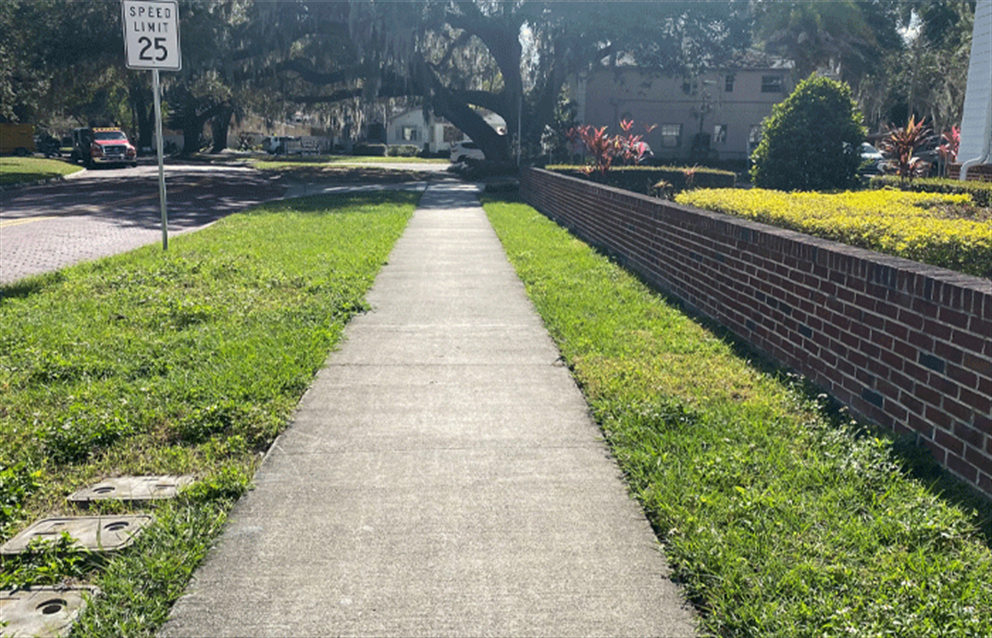
#> input picture Sidewalk Image.png, 992 x 638 px, given in place of the camera
$ python EdgeDetection_Grass.py
#> lines starting #> are read from the running program, lines starting #| are printed output that depends on the picture; after the words box and inside, x2 and y2 are one past the last pixel; in counts of white or black regions, pixels touching at a corner belong together
#> in main, frame_left is the input picture: shape (638, 992, 3); mean B, G, R 103.8, 128.8, 121.1
import cv2
import numpy as np

def sidewalk_segmentation(frame):
    """
    Return a binary mask where the sidewalk (grey) is white (255) and everything else is black (0).
    Adjust the HSV ranges below to suit your sidewalk color.
    """
    hsv = cv2.cvtColor(frame, cv2.COLOR_BGR2HSV)
#> hsv: shape (638, 992, 3); mean H, S, V 60.7, 76.2, 134.3

    # HSV ranges for grey. These are starting values—tweak as needed.
    # Hue: full range (since grey doesn't have a distinct hue)
    # Saturation: low values (grey is unsaturated)
    # Value: depends on brightness of the sidewalk; here 40 to 255 is used as an example.
    lower_grey = (0, 0, 40)
    upper_grey = (179, 50, 255)

    mask_sidewalk = cv2.inRange(hsv, lower_grey, upper_grey)
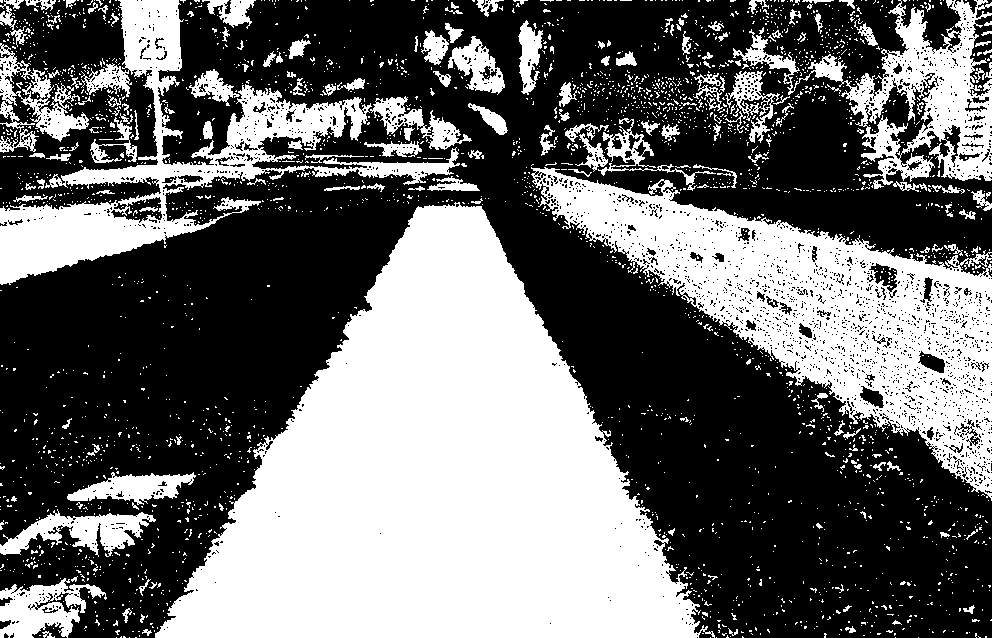
#> mask_sidewalk: shape (638, 992); 42.1% white; 2806 white regions (2628 under 20 px), largest, box (x1, y1, x2, y2) and area: (155, 202, 715, 638) 132607, (531, 167, 992, 501) 51402, (0, 0, 460, 285) 26450

    # Optional: Apply morphological operations to clean up the mask
    kernel = cv2.getStructuringElement(cv2.MORPH_ELLIPSE, (5, 5))
    mask_sidewalk = cv2.morphologyEx(mask_sidewalk, cv2.MORPH_OPEN, kernel)
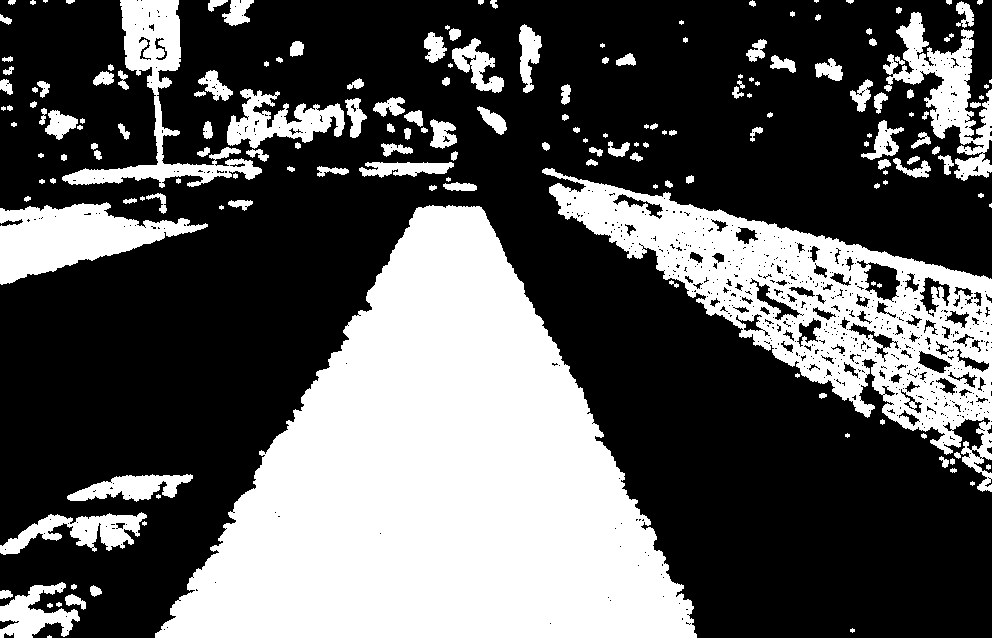
#> mask_sidewalk: shape (638, 992); 35.4% white; 178 white regions (38 under 20 px), largest, box (x1, y1, x2, y2) and area: (155, 205, 697, 638) 131498, (542, 168, 992, 492) 42425, (0, 202, 208, 285) 8695
    mask_sidewalk = cv2.morphologyEx(mask_sidewalk, cv2.MORPH_CLOSE, kernel)
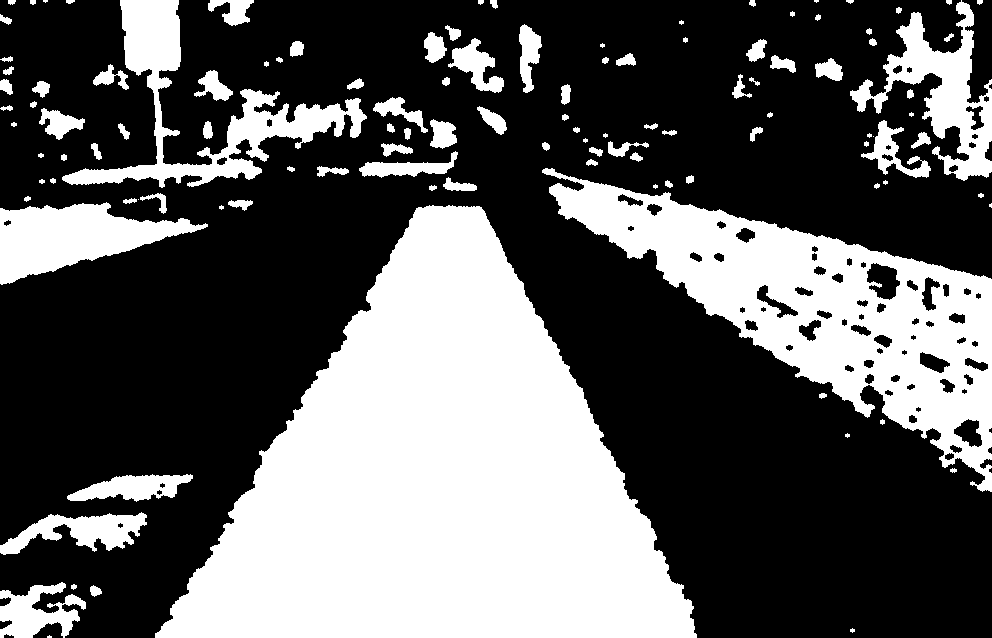
#> mask_sidewalk: shape (638, 992); 36.7% white; 116 white regions (17 under 20 px), largest, box (x1, y1, x2, y2) and area: (155, 205, 697, 638) 131782, (542, 168, 992, 492) 47528, (62, 0, 367, 188) 12431

    return mask_sidewalk

def compute_coverage(mask):
    """Compute fraction (0.0 to 1.0) of the mask that is white (detected sidewalk)."""
    total_pixels = mask.shape[0] * mask.shape[1]
#> total_pixels = 632896
    white_pixels = cv2.countNonZero(mask)
#> white_pixels = 232523
    coverage = white_pixels / float(total_pixels)
#> coverage = 0.367
    return coverage

def main():
    # Open cameras; adjust indices as needed for your system
    left_cam = cv2.VideoCapture(0)
    right_cam = cv2.VideoCapture(1)

    # Set the threshold for sidewalk coverage to 80%
    COVERAGE_THRESHOLD = 0.5  # 80% sidewalk coverage

    while True:
        ret_left, frame_left = left_cam.read()
        ret_right, frame_right = right_cam.read()

        if not ret_left or not ret_right:
            print("Error capturing from cameras")
            break

        # 1. Segment sidewalk in both frames
        mask_left = sidewalk_segmentation(frame_left)
        mask_right = sidewalk_segmentation(frame_right)

        # 2. Compute sidewalk coverage for each camera
        coverage_left = compute_coverage(mask_left)
#> coverage_left = 0.367
        coverage_right = compute_coverage(mask_right)
#> coverage_right = 0.367

        # 3. Steering or decision logic based on sidewalk coverage.
        #    Here we print a message if the sidewalk coverage is less than 80%.
        #    You can replace these prints with commands to your motor controller.
        if coverage_left < COVERAGE_THRESHOLD:
            print("Left camera: Less than 80% sidewalk detected → adjust steering (or take action).")
        else:
            print("Left camera: Sufficient sidewalk coverage.")

        if coverage_right < COVERAGE_THRESHOLD:
            print("Right camera: Less than 80% sidewalk detected → adjust steering (or take action).")
        else:
            print("Right camera: Sufficient sidewalk coverage.")

        # 4. Debug/Visualization: display the masks
        cv2.imshow("Left Camera Sidewalk Mask", mask_left)
        cv2.imshow("Right Camera Sidewalk Mask", mask_right)

        # Press ESC to exit
        if cv2.waitKey(1) & 0xFF == 27:
#> (key Esc is pressed here)
            break

    left_cam.release()
    right_cam.release()
    cv2.destroyAllWindows()

if __name__ == "__main__":
    main()

$ run again, on Smart Golf Cart.png
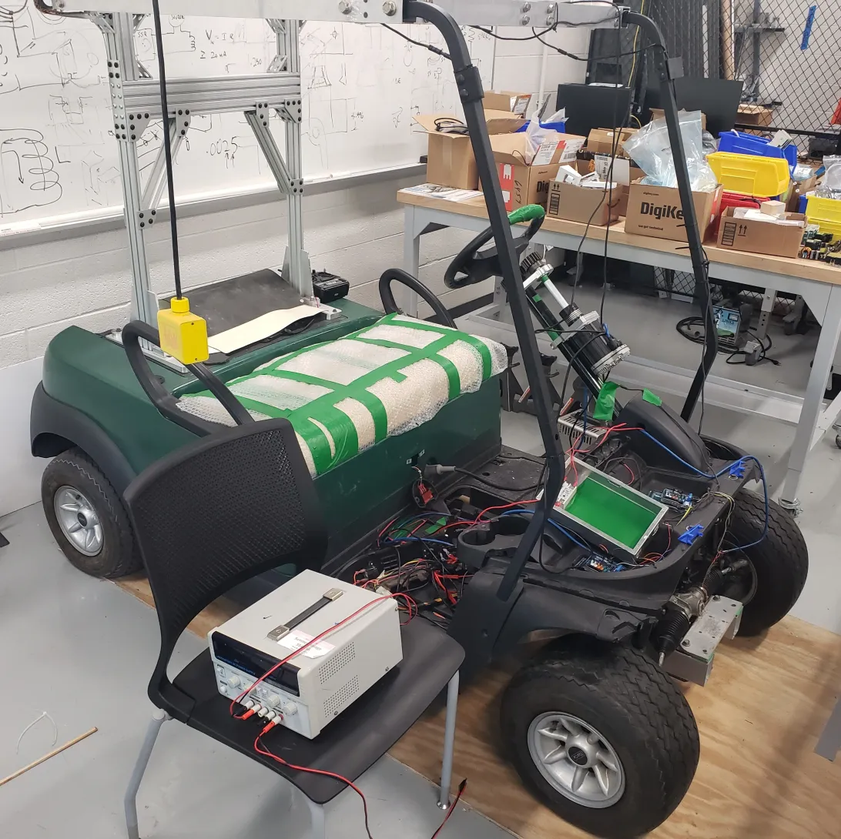
#> input picture Smart Golf Cart.png, 841 x 839 px, shrunk from 1092 x 1090 before the run, given in place of the camera
#> in main, frame_left is the input picture: shape (839, 841, 3); mean B, G, R 119, 124.6, 127.8
#> hsv: shape (839, 841, 3); mean H, S, V 55.8, 34.6, 132.2
#> in sidewalk_segmentation, `mask_sidewalk = cv2.inRange(hsv, lower_grey, upper_grey)`:
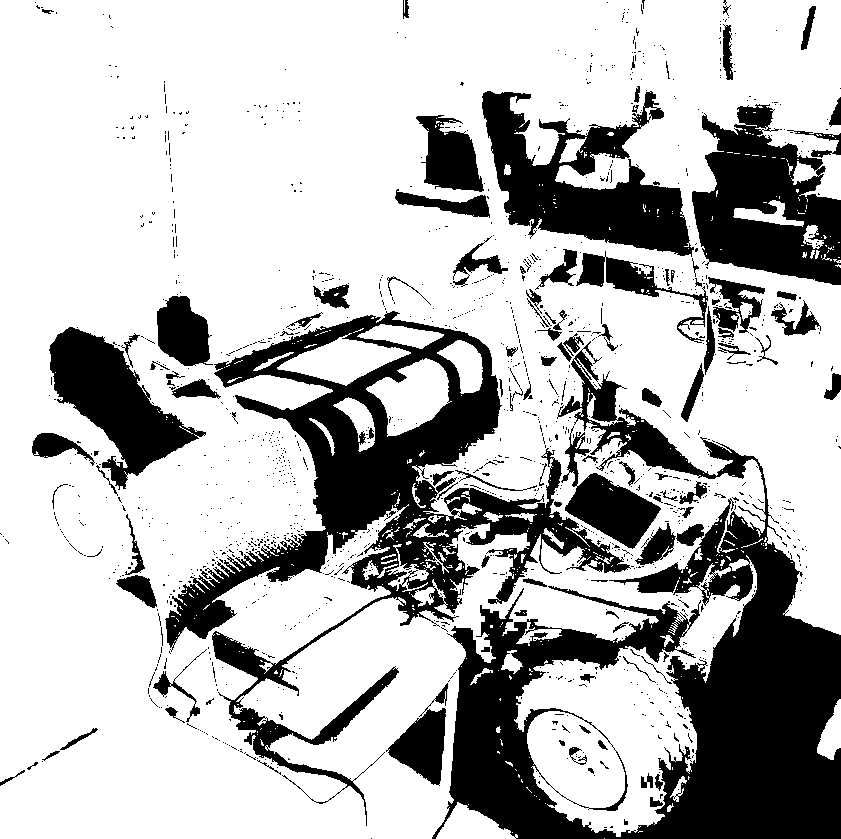
#> mask_sidewalk: shape (839, 841); 72.3% white; 1332 black regions (1212 under 20 px), largest, box (x1, y1, x2, y2) and area: (432, 341, 841, 839) 68323, (165, 311, 631, 826) 48535, (482, 91, 694, 257) 16241
#> in sidewalk_segmentation, `mask_sidewalk = cv2.morphologyEx(mask_sidewalk, cv2.MORPH_CLOSE, kernel)`:
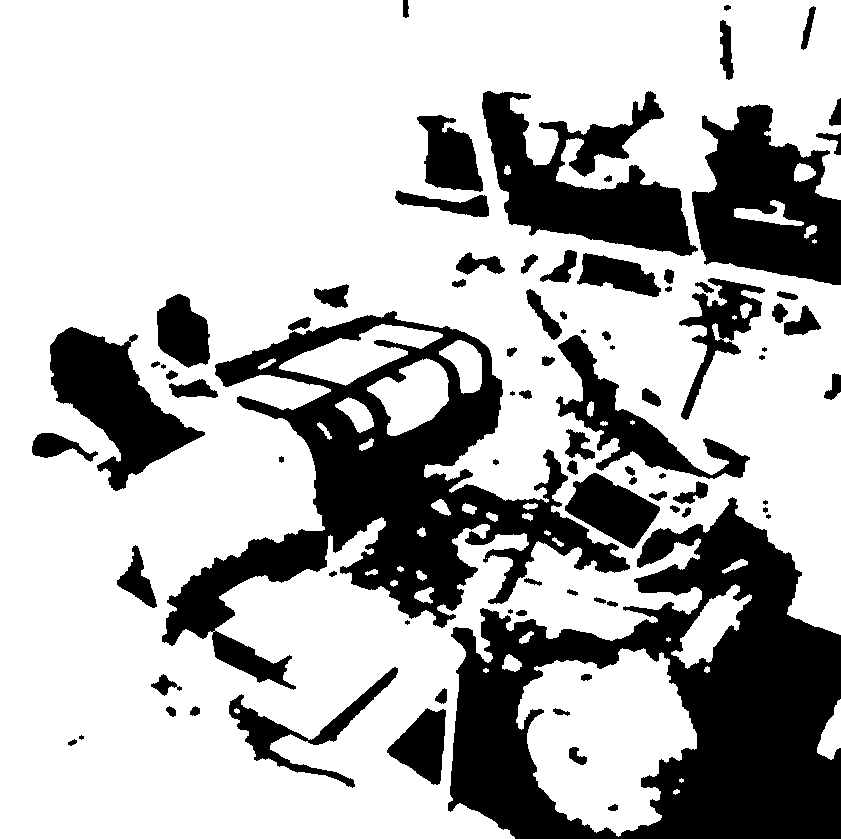
#> mask_sidewalk: shape (839, 841); 71.1% white; 84 black regions (10 under 20 px), largest, box (x1, y1, x2, y2) and area: (448, 497, 841, 839) 66250, (162, 311, 630, 690) 51154, (692, 104, 841, 285) 16991
#> white_pixels = 501854
#> coverage = 0.711
